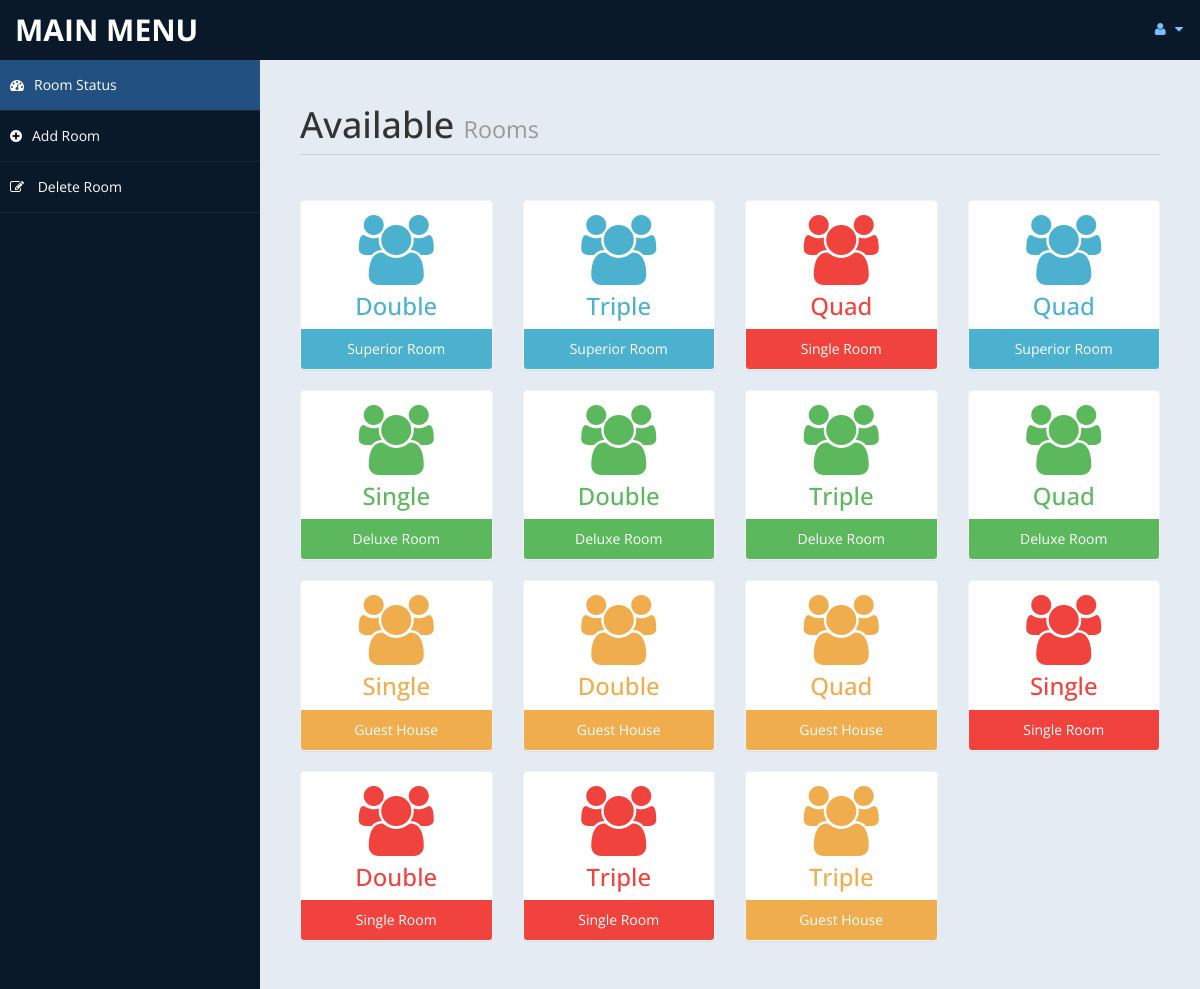
Screenshot of /admin/settings.php (signed in) with the database file from the repository.
### tables this page shows
CREATE TABLE `room` (
  `id` int(10) UNSIGNED NOT NULL,
  `type` varchar(15) DEFAULT NULL,
  `bedding` varchar(10) DEFAULT NULL,
  `place` varchar(10) DEFAULT NULL,
  `cusid` int(11) DEFAULT NULL
);

### admin/settings.php (the view, shortened to what this page needs)
<!DOCTYPE html>
<html xmlns="http://www.w3.org/1999/xhtml">
<head>
    <link href="assets/css/bootstrap.css" rel="stylesheet" />
    <link href="assets/css/font-awesome.css" rel="stylesheet" />
    <link href="assets/css/custom-styles.css" rel="stylesheet" />
</head>
<body>
    <div id="wrapper">
        <nav class="navbar navbar-default top-navbar" role="navigation">
            <div class="navbar-header">
                <a class="navbar-brand" href="home.php">MAIN MENU </a>
            </div>
            <ul class="nav navbar-top-links navbar-right">
                <li class="dropdown">
                    <a class="dropdown-toggle" data-toggle="dropdown" href="#" aria-expanded="false">
                        <i class="fa fa-user fa-fw"></i> <i class="fa fa-caret-down"></i>
                    </a>
                </li>
            </ul>
        </nav>
        <nav class="navbar-default navbar-side" role="navigation">
            <div class="sidebar-collapse">
                <ul class="nav" id="main-menu">
                    <li>
                        <a class="active-menu" href="settings.php"><i class="fa fa-dashboard"></i>Room Status</a>
                    </li>
					<li>
                        <a  href="room.php"><i class="fa fa-plus-circle"></i>Add Room</a>
                    </li>
                    <li>
                        <a   href="roomdel.php"><i class="fa fa-pencil-square-o"></i> Delete Room</a>
                    </li>
            </div>
        </nav>
        <div id="page-wrapper" >
            <div id="page-inner">
			 <div class="row">
                    <div class="col-md-12">
                        <h1 class="page-header">
                           Available <small> Rooms</small>
                        </h1>
                    </div>
                </div>
            <?php
						include ('db.php');
						$sql = "select * from room";
						$re = mysqli_query($con,$sql)
				?>
                <div class="row">
				<?php
										while($row= mysqli_fetch_array($re))
										{
												$id = $row['type'];
											if($id == "Superior Room")
											{
												echo"<div class='col-md-3 col-sm-12 col-xs-12'>
													<div class='panel panel-primary text-center no-boder bg-color-blue'>
														<div class='panel-body'>
															<i class='fa fa-users fa-5x'></i>
															<h3>".$row['bedding']."</h3>
														</div>
														<div class='panel-footer back-footer-blue'>
															".$row['type']."
														</div>
													</div>
												</div>";
											}
											else if ($id == "Deluxe Room")
											{
												echo"<div class='col-md-3 col-sm-12 col-xs-12'>
													<div class='panel panel-primary text-center no-boder bg-color-green'>
														<div class='panel-body'>
															<i class='fa fa-users fa-5x'></i>
															<h3>".$row['bedding']."</h3>
														</div>
														<div class='panel-footer back-footer-green'>
															".$row['type']."
														</div>
													</div>
												</div>";
											}
											else if($id =="Guest House")
											{
												echo"<div class='col-md-3 col-sm-12 col-xs-12'>
													<div class='panel panel-primary text-center no-boder bg-color-brown'>
														<div class='panel-body'>
															<i class='fa fa-users fa-5x'></i>
															<h3>".$row['bedding']."</h3>
														</div>
														<div class='panel-footer back-footer-brown'>
															".$row['type']."
														</div>
													</div>
												</div>";
											}
											else if($id =="Single Room")
											{
												echo"<div class='col-md-3 col-sm-12 col-xs-12'>
													<div class='panel panel-primary text-center no-boder bg-color-red'>
														<div class='panel-body'>
															<i class='fa fa-users fa-5x'></i>
															<h3>".$row['bedding']."</h3>
														</div>
														<div class='panel-footer back-footer-red'>
															".$row['type']."
														</div>
													</div>
												</div>";
											}
										}
									?>
                </div>
            </div>
        </div>
</body>
</html>

### admin/assets/css/custom-styles.css (style rules this page uses)
body { font-family: 'Open Sans', sans-serif; }
#wrapper { width: 100%; background:#09192A; }
#page-wrapper { padding: 15px 15px; min-height: 600px; background:#E5EBF2; }
#page-inner { width:100%; margin:10px 20px 10px 0px; background-color:transparent; padding:10px; min-height:1200px; }
.text-center { text-align:center; }
.no-boder { border:1px solid #f3f3f3; }
h1, .h1, h2, .h2, h3, .h3 { margin-top: 7px; margin-bottom: -5px; }
.page-header { padding-bottom: 9px; margin: 10px 0 45px; border-bottom: 1px solid #C7D1DD; }
.bg-color-green { background-color: #fff; color: #5cb85c; }
.bg-color-blue { background-color: #fff; color: #4CB1CF }
.bg-color-red { background-color: #fff; color:#F0433D; }
.bg-color-brown { background-color: #fff; color:#f0ad4e; }
.back-footer-green { background-color: #5cb85c; color:#fff; border-top: 0px solid #fff; }
.back-footer-red { background-color: #F0433D; color:#fff; border-top: 0px solid #fff; }
.back-footer-blue { background-color: #4CB1CF; color:#fff; border-top: 0px solid #fff; }
.back-footer-brown { background-color: #f0ad4e; color:#fff; border-top: 0px solid #fff; }
.top-navbar { margin:0px; }
.top-navbar .navbar-brand { color: #fff; width: 260px; text-align: left; height: 60px; font-size: 30px; font-weight: 700; text-transform: uppercase; line-height: 30px; }
.top-navbar .nav > li { position: relative; display: inline-block; }
.top-navbar .nav > li > a { position: relative; display: block; padding: 19px 15px; color: #77C0FD; }
.active-menu { background-color:#225081!important; }
.sidebar-collapse , .sidebar-collapse .nav { background:none; }
.sidebar-collapse .nav { padding:0; }
.sidebar-collapse .nav > li > a { color:#fff; background:transparent; text-shadow:none; }
.sidebar-collapse > .nav > li > a { padding:15px 10px; }
.sidebar-collapse > .nav > li { border-bottom: 1px solid rgba(107, 108, 109, 0.19); }
.navbar-side { border:none; background-color: transparent; }
.top-navbar { background:#09192A; border-bottom:none; }
.top-navbar .nav > li > a > i { margin-right: 2px; }
.navbar-default { border:0px solid black; }
.navbar-header { background: #09192A; }
.nav > li > a > i { margin-right:10px; }
@media (min-width:768px) { #page-wrapper { margin: 0 0 0 260px; padding: 15px 30px; min-height: 1200px; } }
@media (min-width:768px) { .navbar-side { z-index: 1; position: absolute; width: 260px; } }
@media (min-width:768px) { .navbar { border-radius: 0px; } }

### rows the page displays
room: bedding "Double", type "Superior Room"
room: bedding "Triple", type "Superior Room"
room: bedding "Quad", type "Single Room"
room: bedding "Quad", type "Superior Room"
room: bedding "Single", type "Deluxe Room"
room: bedding "Double", type "Deluxe Room"
room: bedding "Triple", type "Deluxe Room"
room: bedding "Quad", type "Deluxe Room"
room: bedding "Single", type "Guest House"
room: bedding "Double", type "Guest House"
room: bedding "Quad", type "Guest House"
room: bedding "Single", type "Single Room"
room: bedding "Double", type "Single Room"
room: bedding "Triple", type "Single Room"
room: bedding "Triple", type "Guest House"
